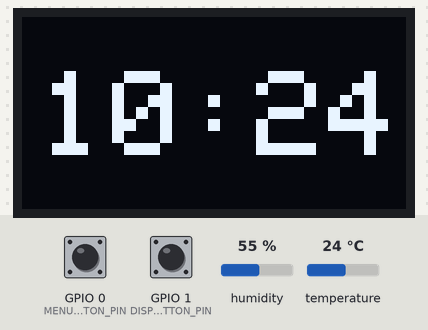
Bench run of a sketch on a simulated ESP32. Shown: 128×64 one-colour display. The inputs (shaded band) are chosen by the test bench; at power-on: GPIO 0 (MENU_BUTTON_PIN) HIGH, GPIO 1 (DISPLAY_BUTTON_PIN) HIGH, humidity 55 %, temperature 24 °C. WiFi joins after 1.5 s; servers stay silent unless stated; the local clock reads 2024-03-15 10:24:30 at power-on unless the sketch sets it; what the sketch prints to the serial monitor is not drawn.

Above: at 5.3 s.
5.4 s: GPIO 0 (MENU_BUTTON_PIN) pulled LOW for 0.15 s
At 6.5 s:
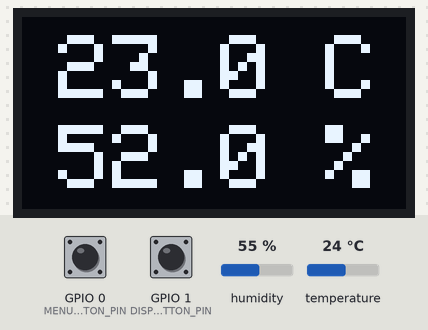
7.1 s: GPIO 1 (DISPLAY_BUTTON_PIN) pulled LOW for 0.15 s
At 7.8 s:
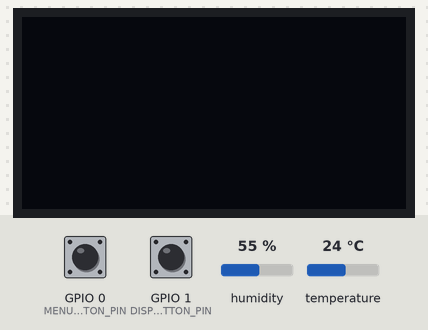
8.8 s: GPIO 1 (DISPLAY_BUTTON_PIN) pulled LOW for 1 s
At 10.4 s:
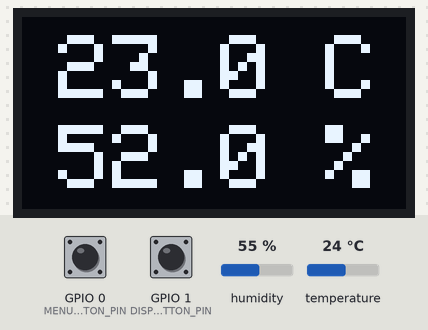
11.3 s: humidity set to 22 %
At 13.1 s:
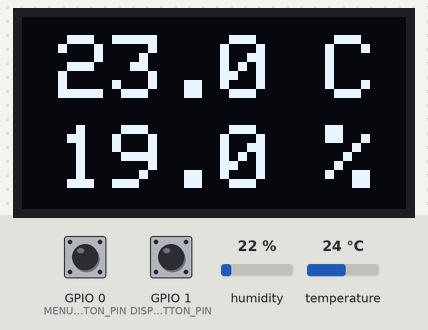
13.4 s: temperature set to 12 °C
At 14.6 s:
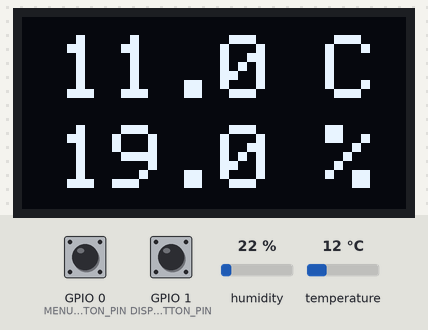
15.5 s: humidity set to 40 %
At 17.4 s:
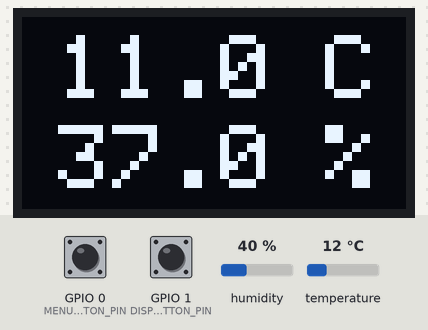
Timing chart, 0 to 18.6 s (numbered marks = the images above; inputs shaded):
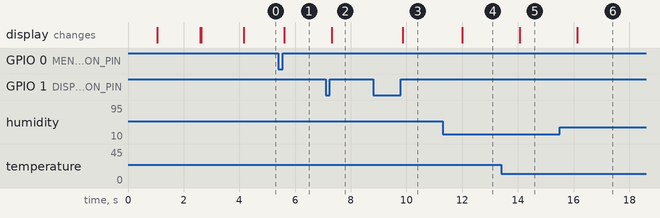

Measured:
- after the input at 5.4 s, the display: changes after 0.22 s (image 1)
- after the input at 7.1 s, the display: changes after 0.22 s (image 2)
- after the input at 8.8 s, the display: changes after 1.1 s (image 3)
- after the input at 11.3 s, the display: changes after 0.70 s (image 4)
- after the input at 13.4 s, the display: changes after 0.66 s (image 5)
- after the input at 15.5 s, the display: changes after 0.63 s (image 6)

The sketch:

desk-clock.ino
```cpp
#include <Adafruit_GFX.h>
#include <Adafruit_SHT31.h>
#include <Adafruit_SSD1306.h>
#include <SPI.h>
#include <Wire.h>
#include <WiFi.h>
#include <WiFiMulti.h>
#include <time.h>

// Timer
#include <passive_timer.h>

// Debouncer
#include <EasyButton.h>

// Pin I2C
#define SDA_PIN 9
#define SCL_PIN 10

// Pin interrupt menu selection
#define MENU_BUTTON_PIN 0
EasyButton menuButton(MENU_BUTTON_PIN, 40, true);
int menuSelection;

// Pin interrupt display on/off
#define DISPLAY_BUTTON_PIN 1
EasyButton displayButton(DISPLAY_BUTTON_PIN, 40, true);
bool enableDisplay;

WiFiMulti wifiMulti;

// Setup display
Adafruit_SSD1306 display = Adafruit_SSD1306(128, 64, &Wire, -1);
Adafruit_SHT31 sht31 = Adafruit_SHT31();

// Clock offset (Italian offset)
const char* TZ_INFO = "CET-1CEST,M3.5.0,M10.5.0/3";

// Offset Temperature
float offsetTemp = -1.0;
// Offset Humidity
float offsetHum = -3.0;

char timeBuffer[6];

// Timer
#define UPDATE_INTERVAL 2000
PassiveTimer clock_timer;

void setup() {
  Serial.begin(115200);
  delay(1000);

  // Setup Menu Button
  menuButton.begin();
  menuButton.onPressed(handleButtonMenuPress);
  menuSelection = 0;

  // Setup Display Button
  displayButton.begin();
  displayButton.onPressed(handleButtonDisplayPress);
  enableDisplay = true;

  setup_display();
  setup_wifi();

  setup_termometer();

  // Connecting to NTP server
  configTzTime(TZ_INFO, "it.pool.ntp.org", "pool.ntp.org", "time.nist.gov");

  delay(1000);
}
void loop() {
  menuButton.read();
  displayButton.read();

  if (enableDisplay) {
    display.ssd1306_command(SSD1306_DISPLAYON);

    if (clock_timer.time_millis() >= UPDATE_INTERVAL) {
      updateScreen();
      clock_timer.restart();
    }
  } else {
    display.ssd1306_command(SSD1306_DISPLAYOFF);
  }
}

// Print Screen
void printStringDisplay(int x, int y, const String& text, int fontSize = 1, bool clearDisplay = false) {
  if(clearDisplay){
    display.clearDisplay();
  }
  display.setFont();
  display.setTextSize(fontSize);
  display.setTextColor(WHITE);
  display.setTextWrap(false);

  display.setCursor(x, y);
  display.print(text);

  display.display();
}

// -- Setup functions --
void setup_display() {
  // Connecting display
  Wire.begin(SDA_PIN, SCL_PIN);
  Serial.println("Allocation Display");
  if (!display.begin(SSD1306_SWITCHCAPVCC, 0x3C)) {
    Serial.println(F("Display allocation failed"));
    for (;;);
  }
  Serial.println("Display allocated!");

  display.clearDisplay();
  display.setFont();
  display.setTextWrap(false);
  display.dim(true);
}
void setup_wifi() {
  // Connecting WIFI
  Serial.println("Starting WIFI!");
  printStringDisplay(5, 5, "WIFI Starting", 1, true);

  WiFi.mode(WIFI_STA);

  wifiMulti.addAP("ssid", "password");

  WiFi.setTxPower(WIFI_POWER_11dBm);

  int dotCount = 0;
  String dots = "";

  while (wifiMulti.run() != WL_CONNECTED) {
    delay(500);

    dotCount++;
    if (dotCount > 3) dotCount = 1;
    dots = "";
    for(int j=0; j<dotCount; j++) dots += ".";

    Serial.print(".");

    printStringDisplay(5, 5, "Connecting", 2, true);
    printStringDisplay(21, 25, "WiFi" + dots, 2);
  }

  WiFi.setTxPower(WIFI_POWER_2dBm);

  Serial.println("\nConnected to: " + WiFi.SSID());

  printStringDisplay(5, 5, "WiFi Online", 1, true);
  printStringDisplay(5, 20, WiFi.SSID().c_str(), 1);
  printStringDisplay(5, 40, "Connected!", 1);

  delay(500);
}
void setup_termometer() {
  if (!sht31.begin(0x44)) {  // Set to 0x45 for alternate I2C address
    Serial.println("Couldn't find SHT31");
    while (1) delay(1);
  }
}

// -- Event handler --
void handleButtonMenuPress() {
  menuSelection = (menuSelection + 1) % 2;
  updateScreen();
}
void handleButtonDisplayPress() {
  enableDisplay = !enableDisplay;
  updateScreen();
}

// -- Loop functions --
void updateScreen() {
  if (menuSelection == 0) {
    showClock();
  } else if (menuSelection == 1) {
    showTemperature();
  }
}

// -- Helper functions --
// Format the time with the 0 if the time is 1 digit
String format(int time) {
  return (time < 10 ? "0" : "") + String(time);
}
void showClock() {
  // Getting the time and temperature
  time_t rawtime = time(nullptr);
  struct tm* timeinfo = localtime(&rawtime);

  display.clearDisplay();

  display.setFont();
  display.setTextSize(4);
  display.setTextColor(WHITE);
  display.setTextWrap(false);

  display.setCursor(6, 18);

  sprintf(timeBuffer, "%02d:%02d", timeinfo->tm_hour, timeinfo->tm_min);
  display.print(timeBuffer);

  display.display();
}
void showTemperature() {
  float temp = sht31.readTemperature() + offsetTemp;
  float hum = sht31.readHumidity() + offsetHum;

  display.clearDisplay();

  display.setFont();
  display.setTextSize(3);
  display.setTextColor(WHITE);
  display.setTextWrap(false);

  // Temperature
  display.setCursor(12, 6);
  display.print(temp, 1);
  display.setCursor(101, 6);
  display.print("C");

  // Humidity
  display.setCursor(12, 36);
  display.print(hum, 1);
  display.setCursor(101, 36);
  display.print("%");

  display.display();
}
```

passive_timer.h
```cpp
// (licence header left out)
#ifndef PASSIVE_TIMER_H
#define PASSIVE_TIMER_H

#include <arduino.h>

// A class for tracking time since some starting point. This class is
// passive and does not use interrupts or other background resoruces.
class PassiveTimer {
 public:
  PassiveTimer() {
    restart();
  }

  void restart() {
    start_time_millis_ = millis();
  }

  void copy(const PassiveTimer &other) {
    start_time_millis_ = other.start_time_millis_;
  }

  long time_millis() const {
    return millis() - start_time_millis_;
  }

 private:
  long start_time_millis_;
};

#endif
```
